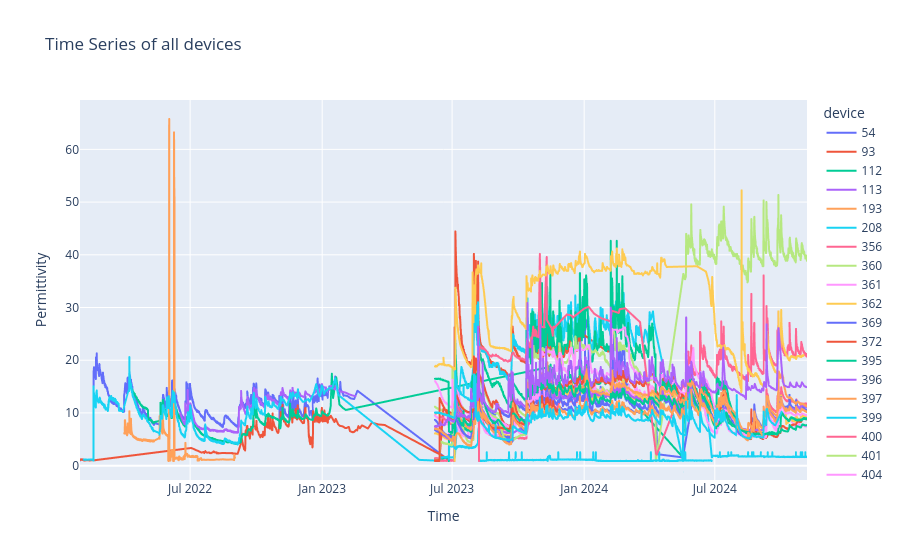
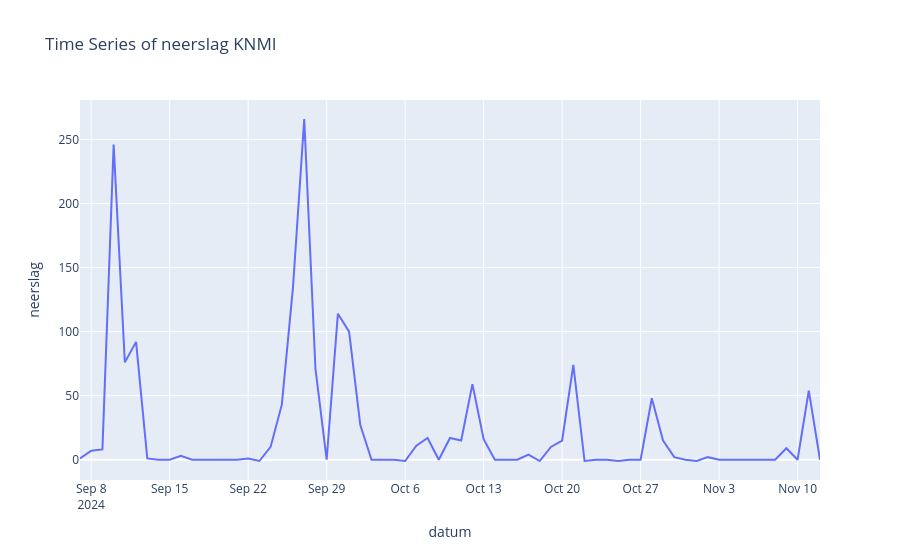

These figures' notebook cell, in order:
### Markdown cell above
### 1. Inspecteer data
- 1.1 Check data info, head and tail
- 1.2 Check data visuals

### Code cell
# 1.1 Check data info, head and tail

# df_dim_sensor
display(df_dim_sensor.info(5))
display(df_dim_sensor.head(5))
display(df_dim_sensor.tail(5))

# df_fact_sensor
display(df_fact_sensor.info(5))
display(df_fact_sensor.head(5))
display(df_fact_sensor.tail(5))

# df_KNMI
display(df_KNMI.info(5))
display(df_KNMI.head(5))
display(df_KNMI.tail(5))

# df_weerstation_leiden
display(df_weerstation_leiden.info(5))
display(df_weerstation_leiden.head(5))
display(df_weerstation_leiden.tail(5))

# 1.2 Check data visuals
df_visual = df_fact_sensor.copy()
df_visual.sort_values(by=['device', 'gateway_receive_time'], inplace=True)

fig = px.line(df_visual, x='gateway_receive_time', y='value', color='device', title='Time Series of all devices',
              labels={'value': 'Permittivity', 'gateway_receive_time': 'Time'},
              line_group='device', hover_name='device')

fig.show()

cutt_off = df_visual['gateway_receive_time'].max() - DateOffset(months=2)
fig = px.line(df_KNMI[df_KNMI['datum'] > cutt_off], x='datum', y='neerslag', title='Time Series of neerslag KNMI')

fig.show()

### Figure 1 — Plotly figure (JSON) as saved in the notebook; plotly's stock layout.template omitted (floating-point values rounded to 4 significant figures; data arrays with more than 128 entries replaced by an {"elided": "..."} marker saying what was removed)
{"data": [{"hovertemplate": "<b>%{hovertext}</b><br><br>device=54<br>Time=%{x}<br>Permittivity=%{y}<extra></extra>", "hovertext": {"elided": "5884 int values"}, "legendgroup": "54", "line": {"color": "#636efa", "dash": "solid"}, "marker": {"symbol": "circle"}, "mode": "lines", "name": "54", "showlegend": true, "type": "scattergl", "x": {"elided": "5884 str values"}, "xaxis": "x", "y": {"elided": "5884 float values"}, "yaxis": "y"}, {"hovertemplate": "<b>%{hovertext}</b><br><br>device=93<br>Time=%{x}<br>Permittivity=%{y}<extra></extra>", "hovertext": {"elided": "2762 int values"}, "legendgroup": "93", "line": {"color": "#EF553B", "dash": "solid"}, "marker": {"symbol": "circle"}, "mode": "lines", "name": "93", "showlegend": true, "type": "scattergl", "x": {"elided": "2762 str values"}, "xaxis": "x", "y": {"elided": "2762 float values"}, "yaxis": "y"}, {"hovertemplate": "<b>%{hovertext}</b><br><br>device=112<br>Time=%{x}<br>Permittivity=%{y}<extra></extra>", "hovertext": {"elided": "2953 int values"}, "legendgroup": "112", "line": {"color": "#00cc96", "dash": "solid"}, "marker": {"symbol": "circle"}, "mode": "lines", "name": "112", "showlegend": true, "type": "scattergl", "x": {"elided": "2953 str values"}, "xaxis": "x", "y": {"elided": "2953 float values"}, "yaxis": "y"}, {"hovertemplate": "<b>%{hovertext}</b><br><br>device=113<br>Time=%{x}<br>Permittivity=%{y}<extra></extra>", "hovertext": {"elided": "2000 int values"}, "legendgroup": "113", "line": {"color": "#ab63fa", "dash": "solid"}, "marker": {"symbol": "circle"}, "mode": "lines", "name": "113", "showlegend": true, "type": "scattergl", "x": {"elided": "2000 str values"}, "xaxis": "x", "y": {"elided": "2000 float values"}, "yaxis": "y"}, {"hovertemplate": "<b>%{hovertext}</b><br><br>device=193<br>Time=%{x}<br>Permittivity=%{y}<extra></extra>", "hovertext": {"elided": "2000 int values"}, "legendgroup": "193", "line": {"color": "#FFA15A", "dash": "solid"}, "marker": {"symbol": "circle"}, "mode": "lines", "name": "193", "showlegend": true, "type": "scattergl", "x": {"elided": "2000 str values"}, "xaxis": "x", "y": {"elided": "2000 float values"}, "yaxis": "y"}, {"hovertemplate": "<b>%{hovertext}</b><br><br>device=208<br>Time=%{x}<br>Permittivity=%{y}<extra></extra>", "hovertext": {"elided": "5288 int values"}, "legendgroup": "208", "line": {"color": "#19d3f3", "dash": "solid"}, "marker": {"symbol": "circle"}, "mode": "lines", "name": "208", "showlegend": true, "type": "scattergl", "x": {"elided": "5288 str values"}, "xaxis": "x", "y": {"elided": "5288 float values"}, "yaxis": "y"}, {"hovertemplate": "<b>%{hovertext}</b><br><br>device=356<br>Time=%{x}<br>Permittivity=%{y}<extra></extra>", "hovertext": {"elided": "3094 int values"}, "legendgroup": "356", "line": {"color": "#FF6692", "dash": "solid"}, "marker": {"symbol": "circle"}, "mode": "lines", "name": "356", "showlegend": true, "type": "scattergl", "x": {"elided": "3094 str values"}, "xaxis": "x", "y": {"elided": "3094 float values"}, "yaxis": "y"}, {"hovertemplate": "<b>%{hovertext}</b><br><br>device=360<br>Time=%{x}<br>Permittivity=%{y}<extra></extra>", "hovertext": {"elided": "2697 int values"}, "legendgroup": "360", "line": {"color": "#B6E880", "dash": "solid"}, "marker": {"symbol": "circle"}, "mode": "lines", "name": "360", "showlegend": true, "type": "scattergl", "x": {"elided": "2697 str values"}, "xaxis": "x", "y": {"elided": "2697 float values"}, "yaxis": "y"}, {"hovertemplate": "<b>%{hovertext}</b><br><br>device=361<br>Time=%{x}<br>Permittivity=%{y}<extra></extra>", "hovertext": {"elided": "2758 int values"}, "legendgroup": "361", "line": {"color": "#FF97FF", "dash": "solid"}, "marker": {"symbol": "circle"}, "mode": "lines", "name": "361", "showlegend": true, "type": "scattergl", "x": {"elided": "2758 str values"}, "xaxis": "x", "y": {"elided": "2758 float values"}, "yaxis": "y"}, {"hovertemplate": "<b>%{hovertext}</b><br><br>device=362<br>Time=%{x}<br>Permittivity=%{y}<extra></extra>", "hovertext": {"elided": "2527 int values"}, "legendgroup": "362", "line": {"color": "#FECB52", "dash": "solid"}, "marker": {"symbol": "circle"}, "mode": "lines", "name": "362", "showlegend": true, "type": "scattergl", "x": {"elided": "2527 str values"}, "xaxis": "x", "y": {"elided": "2527 float values"}, "yaxis": "y"}, {"hovertemplate": "<b>%{hovertext}</b><br><br>device=369<br>Time=%{x}<br>Permittivity=%{y}<extra></extra>", "hovertext": {"elided": "2824 int values"}, "legendgroup": "369", "line": {"color": "#636efa", "dash": "solid"}, "marker": {"symbol": "circle"}, "mode": "lines", "name": "369", "showlegend": true, "type": "scattergl", "x": {"elided": "2824 str values"}, "xaxis": "x", "y": {"elided": "2824 float values"}, "yaxis": "y"}, {"hovertemplate": "<b>%{hovertext}</b><br><br>device=372<br>Time=%{x}<br>Permittivity=%{y}<extra></extra>", "hovertext": {"elided": "2180 int values"}, "legendgroup": "372", "line": {"color": "#EF553B", "dash": "solid"}, "marker": {"symbol": "circle"}, "mode": "lines", "name": "372", "showlegend": true, "type": "scattergl", "x": {"elided": "2180 str values"}, "xaxis": "x", "y": {"elided": "2180 float values"}, "yaxis": "y"}, {"hovertemplate": "<b>%{hovertext}</b><br><br>device=395<br>Time=%{x}<br>Permittivity=%{y}<extra></extra>", "hovertext": {"elided": "2195 int values"}, "legendgroup": "395", "line": {"color": "#00cc96", "dash": "solid"}, "marker": {"symbol": "circle"}, "mode": "lines", "name": "395", "showlegend": true, "type": "scattergl", "x": {"elided": "2195 str values"}, "xaxis": "x", "y": {"elided": "2195 float values"}, "yaxis": "y"}, {"hovertemplate": "<b>%{hovertext}</b><br><br>device=396<br>Time=%{x}<br>Permittivity=%{y}<extra></extra>", "hovertext": {"elided": "2349 int values"}, "legendgroup": "396", "line": {"color": "#ab63fa", "dash": "solid"}, "marker": {"symbol": "circle"}, "mode": "lines", "name": "396", "showlegend": true, "type": "scattergl", "x": {"elided": "2349 str values"}, "xaxis": "x", "y": {"elided": "2349 float values"}, "yaxis": "y"}, {"hovertemplate": "<b>%{hovertext}</b><br><br>device=397<br>Time=%{x}<br>Permittivity=%{y}<extra></extra>", "hovertext": {"elided": "1562 int values"}, "legendgroup": "397", "line": {"color": "#FFA15A", "dash": "solid"}, "marker": {"symbol": "circle"}, "mode": "lines", "name": "397", "showlegend": true, "type": "scattergl", "x": {"elided": "1562 str values"}, "xaxis": "x", "y": {"elided": "1562 float values"}, "yaxis": "y"}, {"hovertemplate": "<b>%{hovertext}</b><br><br>device=399<br>Time=%{x}<br>Permittivity=%{y}<extra></extra>", "hovertext": {"elided": "2122 int values"}, "legendgroup": "399", "line": {"color": "#19d3f3", "dash": "solid"}, "marker": {"symbol": "circle"}, "mode": "lines", "name": "399", "showlegend": true, "type": "scattergl", "x": {"elided": "2122 str values"}, "xaxis": "x", "y": {"elided": "2122 float values"}, "yaxis": "y"}, {"hovertemplate": "<b>%{hovertext}</b><br><br>device=400<br>Time=%{x}<br>Permittivity=%{y}<extra></extra>", "hovertext": {"elided": "1456 int values"}, "legendgroup": "400", "line": {"color": "#FF6692", "dash": "solid"}, "marker": {"symbol": "circle"}, "mode": "lines", "name": "400", "showlegend": true, "type": "scattergl", "x": {"elided": "1456 str values"}, "xaxis": "x", "y": {"elided": "1456 float values"}, "yaxis": "y"}, {"hovertemplate": "<b>%{hovertext}</b><br><br>device=401<br>Time=%{x}<br>Permittivity=%{y}<extra></extra>", "hovertext": {"elided": "1250 int values"}, "legendgroup": "401", "line": {"color": "#B6E880", "dash": "solid"}, "marker": {"symbol": "circle"}, "mode": "lines", "name": "401", "showlegend": true, "type": "scattergl", "x": {"elided": "1250 str values"}, "xaxis": "x", "y": {"elided": "1250 float values"}, "yaxis": "y"}, {"hovertemplate": "<b>%{hovertext}</b><br><br>device=404<br>Time=%{x}<br>Permittivity=%{y}<extra></extra>", "hovertext": {"elided": "1431 int values"}, "legendgroup": "404", "line": {"color": "#FF97FF", "dash": "solid"}, "marker": {"symbol": "circle"}, "mode": "lines", "name": "404", "showlegend": true, "type": "scattergl", "x": {"elided": "1431 str values"}, "xaxis": "x", "y": {"elided": "1431 float values"}, "yaxis": "y"}, {"hovertemplate": "<b>%{hovertext}</b><br><br>device=405<br>Time=%{x}<br>Permittivity=%{y}<extra></extra>", "hovertext": {"elided": "1656 int values"}, "legendgroup": "405", "line": {"color": "#FECB52", "dash": "solid"}, "marker": {"symbol": "circle"}, "mode": "lines", "name": "405", "showlegend": true, "type": "scattergl", "x": {"elided": "1656 str values"}, "xaxis": "x", "y": {"elided": "1656 float values"}, "yaxis": "y"}, {"hovertemplate": "<b>%{hovertext}</b><br><br>device=408<br>Time=%{x}<br>Permittivity=%{y}<extra></extra>", "hovertext": {"elided": "1583 int values"}, "legendgroup": "408", "line": {"color": "#636efa", "dash": "solid"}, "marker": {"symbol": "circle"}, "mode": "lines", "name": "408", "showlegend": true, "type": "scattergl", "x": {"elided": "1583 str values"}, "xaxis": "x", "y": {"elided": "1583 float values"}, "yaxis": "y"}, {"hovertemplate": "<b>%{hovertext}</b><br><br>device=410<br>Time=%{x}<br>Permittivity=%{y}<extra></extra>", "hovertext": {"elided": "802 int values"}, "legendgroup": "410", "line": {"color": "#EF553B", "dash": "solid"}, "marker": {"symbol": "circle"}, "mode": "lines", "name": "410", "showlegend": true, "type": "scattergl", "x": {"elided": "802 str values"}, "xaxis": "x", "y": {"elided": "802 float values"}, "yaxis": "y"}, {"hovertemplate": "<b>%{hovertext}</b><br><br>device=414<br>Time=%{x}<br>Permittivity=%{y}<extra></extra>", "hovertext": {"elided": "1373 int values"}, "legendgroup": "414", "line": {"color": "#00cc96", "dash": "solid"}, "marker": {"symbol": "circle"}, "mode": "lines", "name": "414", "showlegend": true, "type": "scattergl", "x": {"elided": "1373 str values"}, "xaxis": "x", "y": {"elided": "1373 float values"}, "yaxis": "y"}, {"hovertemplate": "<b>%{hovertext}</b><br><br>device=415<br>Time=%{x}<br>Permittivity=%{y}<extra></extra>", "hovertext": {"elided": "1791 int values"}, "legendgroup": "415", "line": {"color": "#ab63fa", "dash": "solid"}, "marker": {"symbol": "circle"}, "mode": "lines", "name": "415", "showlegend": true, "type": "scattergl", "x": {"elided": "1791 str values"}, "xaxis": "x", "y": {"elided": "1791 float values"}, "yaxis": "y"}, {"hovertemplate": "<b>%{hovertext}</b><br><br>device=416<br>Time=%{x}<br>Permittivity=%{y}<extra></extra>", "hovertext": {"elided": "2909 int values"}, "legendgroup": "416", "line": {"color": "#FFA15A", "dash": "solid"}, "marker": {"symbol": "circle"}, "mode": "lines", "name": "416", "showlegend": true, "type": "scattergl", "x": {"elided": "2909 str values"}, "xaxis": "x", "y": {"elided": "2909 float values"}, "yaxis": "y"}, {"hovertemplate": "<b>%{hovertext}</b><br><br>device=418<br>Time=%{x}<br>Permittivity=%{y}<extra></extra>", "hovertext": {"elided": "1850 int values"}, "legendgroup": "418", "line": {"color": "#19d3f3", "dash": "solid"}, "marker": {"symbol": "circle"}, "mode": "lines", "name": "418", "showlegend": true, "type": "scattergl", "x": {"elided": "1850 str values"}, "xaxis": "x", "y": {"elided": "1850 float values"}, "yaxis": "y"}], "layout": {"legend": {"title": {"text": "device"}, "tracegroupgap": 0}, "title": {"text": "Time Series of all devices"}, "xaxis": {"anchor": "y", "domain": [0, 1], "title": {"text": "Time"}}, "yaxis": {"anchor": "x", "domain": [0, 1], "title": {"text": "Permittivity"}}}}

### Figure 2 — Plotly figure (JSON) as saved in the notebook; plotly's stock layout.template omitted (floating-point values rounded to 4 significant figures)
{"data": [{"hovertemplate": "datum=%{x}<br>neerslag=%{y}<extra></extra>", "legendgroup": "", "line": {"color": "#636efa", "dash": "solid"}, "marker": {"symbol": "circle"}, "mode": "lines", "name": "", "orientation": "v", "showlegend": false, "type": "scatter", "x": ["2024-09-07T00:00:00", "2024-09-08T00:00:00", "2024-09-09T00:00:00", "2024-09-10T00:00:00", "2024-09-11T00:00:00", "2024-09-12T00:00:00", "2024-09-13T00:00:00", "2024-09-14T00:00:00", "2024-09-15T00:00:00", "2024-09-16T00:00:00", "2024-09-17T00:00:00", "2024-09-18T00:00:00", "2024-09-19T00:00:00", "2024-09-20T00:00:00", "2024-09-21T00:00:00", "2024-09-22T00:00:00", "2024-09-23T00:00:00", "2024-09-24T00:00:00", "2024-09-25T00:00:00", "2024-09-26T00:00:00", "2024-09-27T00:00:00", "2024-09-28T00:00:00", "2024-09-29T00:00:00", "2024-09-30T00:00:00", "2024-10-01T00:00:00", "2024-10-02T00:00:00", "2024-10-03T00:00:00", "2024-10-04T00:00:00", "2024-10-05T00:00:00", "2024-10-06T00:00:00", "2024-10-07T00:00:00", "2024-10-08T00:00:00", "2024-10-09T00:00:00", "2024-10-10T00:00:00", "2024-10-11T00:00:00", "2024-10-12T00:00:00", "2024-10-13T00:00:00", "2024-10-14T00:00:00", "2024-10-15T00:00:00", "2024-10-16T00:00:00", "2024-10-17T00:00:00", "2024-10-18T00:00:00", "2024-10-19T00:00:00", "2024-10-20T00:00:00", "2024-10-21T00:00:00", "2024-10-22T00:00:00", "2024-10-23T00:00:00", "2024-10-24T00:00:00", "2024-10-25T00:00:00", "2024-10-26T00:00:00", "2024-10-27T00:00:00", "2024-10-28T00:00:00", "2024-10-29T00:00:00", "2024-10-30T00:00:00", "2024-10-31T00:00:00", "2024-11-01T00:00:00", "2024-11-02T00:00:00", "2024-11-03T00:00:00", "2024-11-04T00:00:00", "2024-11-05T00:00:00", "2024-11-06T00:00:00", "2024-11-07T00:00:00", "2024-11-08T00:00:00", "2024-11-09T00:00:00", "2024-11-10T00:00:00", "2024-11-11T00:00:00", "2024-11-12T00:00:00"], "xaxis": "x", "y": [1, 7, 8, 246, 76, 92, 1, 0, 0, 3, 0, 0, 0, 0, 0, 1, -1, 10, 43, 135, 266, 71, 0, 114, 100, 27, 0, 0, 0, -1, 11, 17, 0, 17, 15, 59, 16, 0, 0, 0, 4, -1, 10, 15, 74, -1, 0, 0, -1, 0, 0, 48, 15, 2, 0, -1, 2, 0, 0, 0, 0, 0, 0, 9, 0, 54, 0], "yaxis": "y"}], "layout": {"legend": {"tracegroupgap": 0}, "title": {"text": "Time Series of neerslag KNMI"}, "xaxis": {"anchor": "y", "domain": [0, 1], "title": {"text": "datum"}}, "yaxis": {"anchor": "x", "domain": [0, 1], "title": {"text": "neerslag"}}}}
